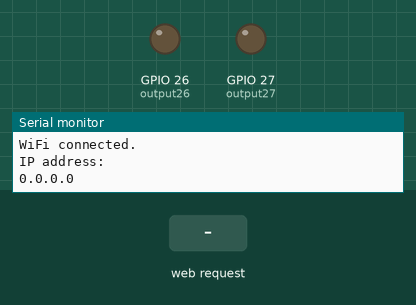
Bench run of a sketch on a simulated ESP32. On the bench: output pins drawn as LEDs (lit = HIGH), the last lines printed to the serial monitor. Inputs (shaded band) come from the test bench.

Above: at 1.2 s.
1.3 s: HTTP request GET /26/on received
At 2.1 s:
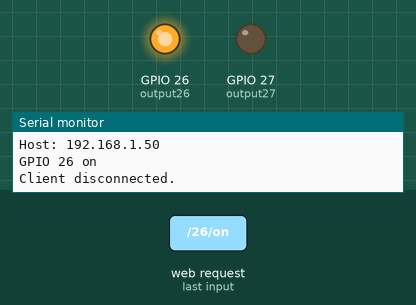
2.8 s: HTTP request GET /27/on received
At 3.3 s:
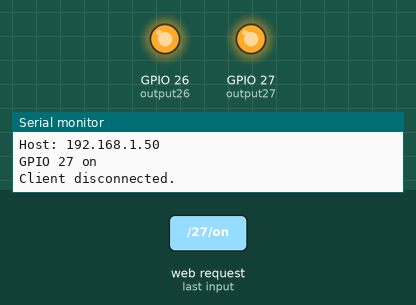
4.3 s: HTTP request GET /26/off received
At 5.5 s:
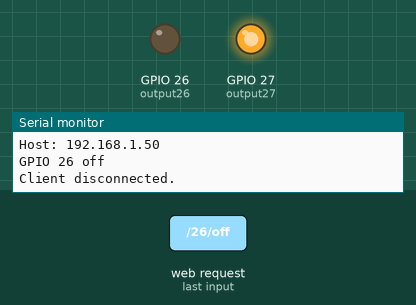
5.8 s: HTTP request GET /27/off received
At 6.7 s:
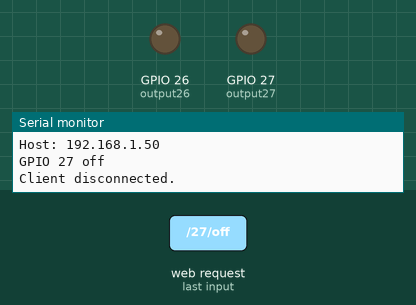
Timing chart, 0 to 8.3 s (numbered marks = the images above; inputs shaded):
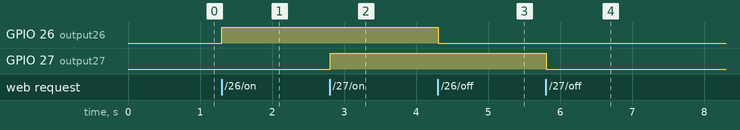

Measured:
- after the input at 1.3 s, GPIO 26 (output26): LOW → HIGH at once
- after the input at 2.8 s, GPIO 27 (output27): LOW → HIGH at once
- after the input at 4.3 s, GPIO 26 (output26): HIGH → LOW at once
- after the input at 5.8 s, GPIO 27 (output27): HIGH → LOW at once

The sketch:

Test2.ino
```cpp
// подключаем библиотеку для WiFi-связи:
#include <WiFi.h>

// здесь пишем учетные данные своей сети:
const char* ssid     = "Hall";
const char* password = "11111111";
IPAddress apIP(192, 168, 3, 2);

// задаем номер порта для веб-сервера («80»):
WiFiServer server(80);

// переменная для хранения HTTP-запроса:
String header;

// вспомогательные переменные
// для хранения текущего состояния выходных контактов:
String output26State = "off";
String output27State = "off";

// задаем номера для выходных GPIO-контактов:
const int output26 = 26;
const int output27 = 27;

void setup() {
  Serial.begin(115200);
  // делаем эти GPIO-контакты выходными:
  pinMode(output26, OUTPUT);
  pinMode(output27, OUTPUT);
  // присваиваем им значение «LOW»:
  digitalWrite(output26, LOW);
  digitalWrite(output27, LOW);

  // подключаемся к WiFi-сети при помощи заданных выше SSID и пароля:

  WiFi.mode(WIFI_AP);
  WiFi.softAPConfig(apIP, apIP, IPAddress(255, 255, 255, 0));
  WiFi.softAP("Hall", "11111111");
  Serial.println("");
  Serial.println("WiFi up AP");

  // печатаем в мониторе порта локальный IP-адрес
  // и запускаем веб-сервер:
  Serial.println("");
  Serial.println("WiFi connected.");  //  "WiFi подключен."
  Serial.println("IP address: ");  //  "IP-адрес: "
  Serial.println(WiFi.localIP());
  server.begin();
}

void loop(){
  // начинаем прослушивать входящих клиентов:
  WiFiClient client = server.available();

  if (client) {                     // если подключился новый клиент,
    Serial.println("New Client.");  // печатаем сообщение
                                    // «Новый клиент.»
                                    // в мониторе порта;
    String currentLine = "";        // создаем строку для хранения
                                    // входящих данных от клиента;
    while (client.connected()) {    // цикл while() будет работать
                                    // все то время, пока клиент
                                    // будет подключен к серверу;
      if (client.available()) {     // если у клиента есть данные,
                                    // которые можно прочесть,
        char c = client.read();     // считываем байт, а затем
        Serial.write(c);            // печатаем его в мониторе порта
        header += c;
        if (c == '\n') {            // если этим байтом является
                                    // символ новой строки
          // если мы получим два символа новой строки подряд
          // то это значит, что текущая строчка пуста;
          // это конец HTTP-запроса клиента,
          // а значит – пора отправлять ответ:
          if (currentLine.length() == 0) {
            // HTTP-заголовки всегда начинаются
            // с кода ответа (например, «HTTP/1.1 200 OK»)
            // и информации о типе контента
            // (чтобы клиент понимал, что получает);
            // в конце пишем пустую строчку:
            client.println("HTTP/1.1 200 OK");
            client.println("Content-type:text/html");
            client.println("Connection: close");
                       //  "Соединение: отключено"
            client.println();

            // с помощью этого кода
            // включаем и выключаем GPIO-контакты:
            if (header.indexOf("GET /26/on") >= 0) {
              Serial.println("GPIO 26 on");  //  "GPIO26 включен"
              output26State = "on";
              digitalWrite(output26, HIGH);
            } else if (header.indexOf("GET /26/off") >= 0) {
              Serial.println("GPIO 26 off");  //  "GPIO26 выключен"
              output26State = "off";
              digitalWrite(output26, LOW);
            } else if (header.indexOf("GET /27/on") >= 0) {
              Serial.println("GPIO 27 on");  //  "GPIO27 включен"
              output27State = "on";
              digitalWrite(output27, HIGH);
            } else if (header.indexOf("GET /27/off") >= 0) {
              Serial.println("GPIO 27 off");  //  "GPIO27 выключен"
              output27State = "off";
              digitalWrite(output27, LOW);
            }

            // показываем веб-страницу с помощью этого HTML-кода:
            client.println("<!DOCTYPE html><html>");
            client.println("<head><meta name=\"viewport\" content=\"width=device-width, initial-scale=1\">");
            client.println("<link rel=\"icon\" href=\"data:,\">");
            // с помощью CSS задаем стиль кнопок «ON» и «OFF»;
            // если есть желание, можно поэкспериментировать
            // с фоновым цветом и атрибутами размера шрифта:
            client.println("<style>html { font-family: Helvetica; display: inline-block; margin: 0px auto; text-align: center;}");
            client.println(".button { background-color: #4CAF50; border: none; color: white; padding: 16px 40px;");
            client.println("text-decoration: none; font-size: 30px; margin: 2px; cursor: pointer;}");
            client.println(".button2 {background-color: #555555;}</style></head>");

            // заголовок веб-страницы:
            client.println("<body><h1>ESP32 Web Server</h1>");

            // рисуем кнопку для контакта GPIO26
            // и показываем его текущее состояние (ON/OFF):
            client.println("<p>GPIO 26 - State " + output26State + "</p>");
            // если на контакте «output26State» значение «off»,
            // показываем кнопку «ON»:
            if (output26State=="off") {
              client.println("<p><a href=\"/26/on\"><button class=\"button\">ON</button></a></p>");
            } else {
              client.println("<p><a href=\"/26/off\"><button class=\"button button2\">OFF</button></a></p>");
            }

            // рисуем кнопку для контакта GPIO27
            // и показываем его текущее состояние (ON/OFF):
            client.println("<p>GPIO 27 - State " + output27State + "</p>");
            // если на контакте «output27State» значение «off»,
            // показываем кнопку «ON»:
            if (output27State=="off") {
              client.println("<p><a href=\"/27/on\"><button class=\"button\">ON</button></a></p>");
            } else {
              client.println("<p><a href=\"/27/off\"><button class=\"button button2\">OFF</button></a></p>");
            }
            client.println("</body></html>");

            // конец HTTP-ответа задается
            // с помощью дополнительной пустой строки:
            client.println();
            // выходим из цикла while:
            break;
          } else {  // если получили символ новой строки,
                    // очищаем текущую строку «currentLine»:
            currentLine = "";
          }
        } else if (c != '\r') {  // если получили любые данные,
                                 // кроме символа возврата каретки,
          currentLine += c;      // добавляем эти данные
                                 // в конец строки «currentLine»
        }
      }
    }
    // очищаем переменную «header»:
    header = "";
    // отключаем соединение:
    client.stop();
    Serial.println("Client disconnected.");
               //  "Клиент отключен."
    Serial.println("");
  }
}
```
